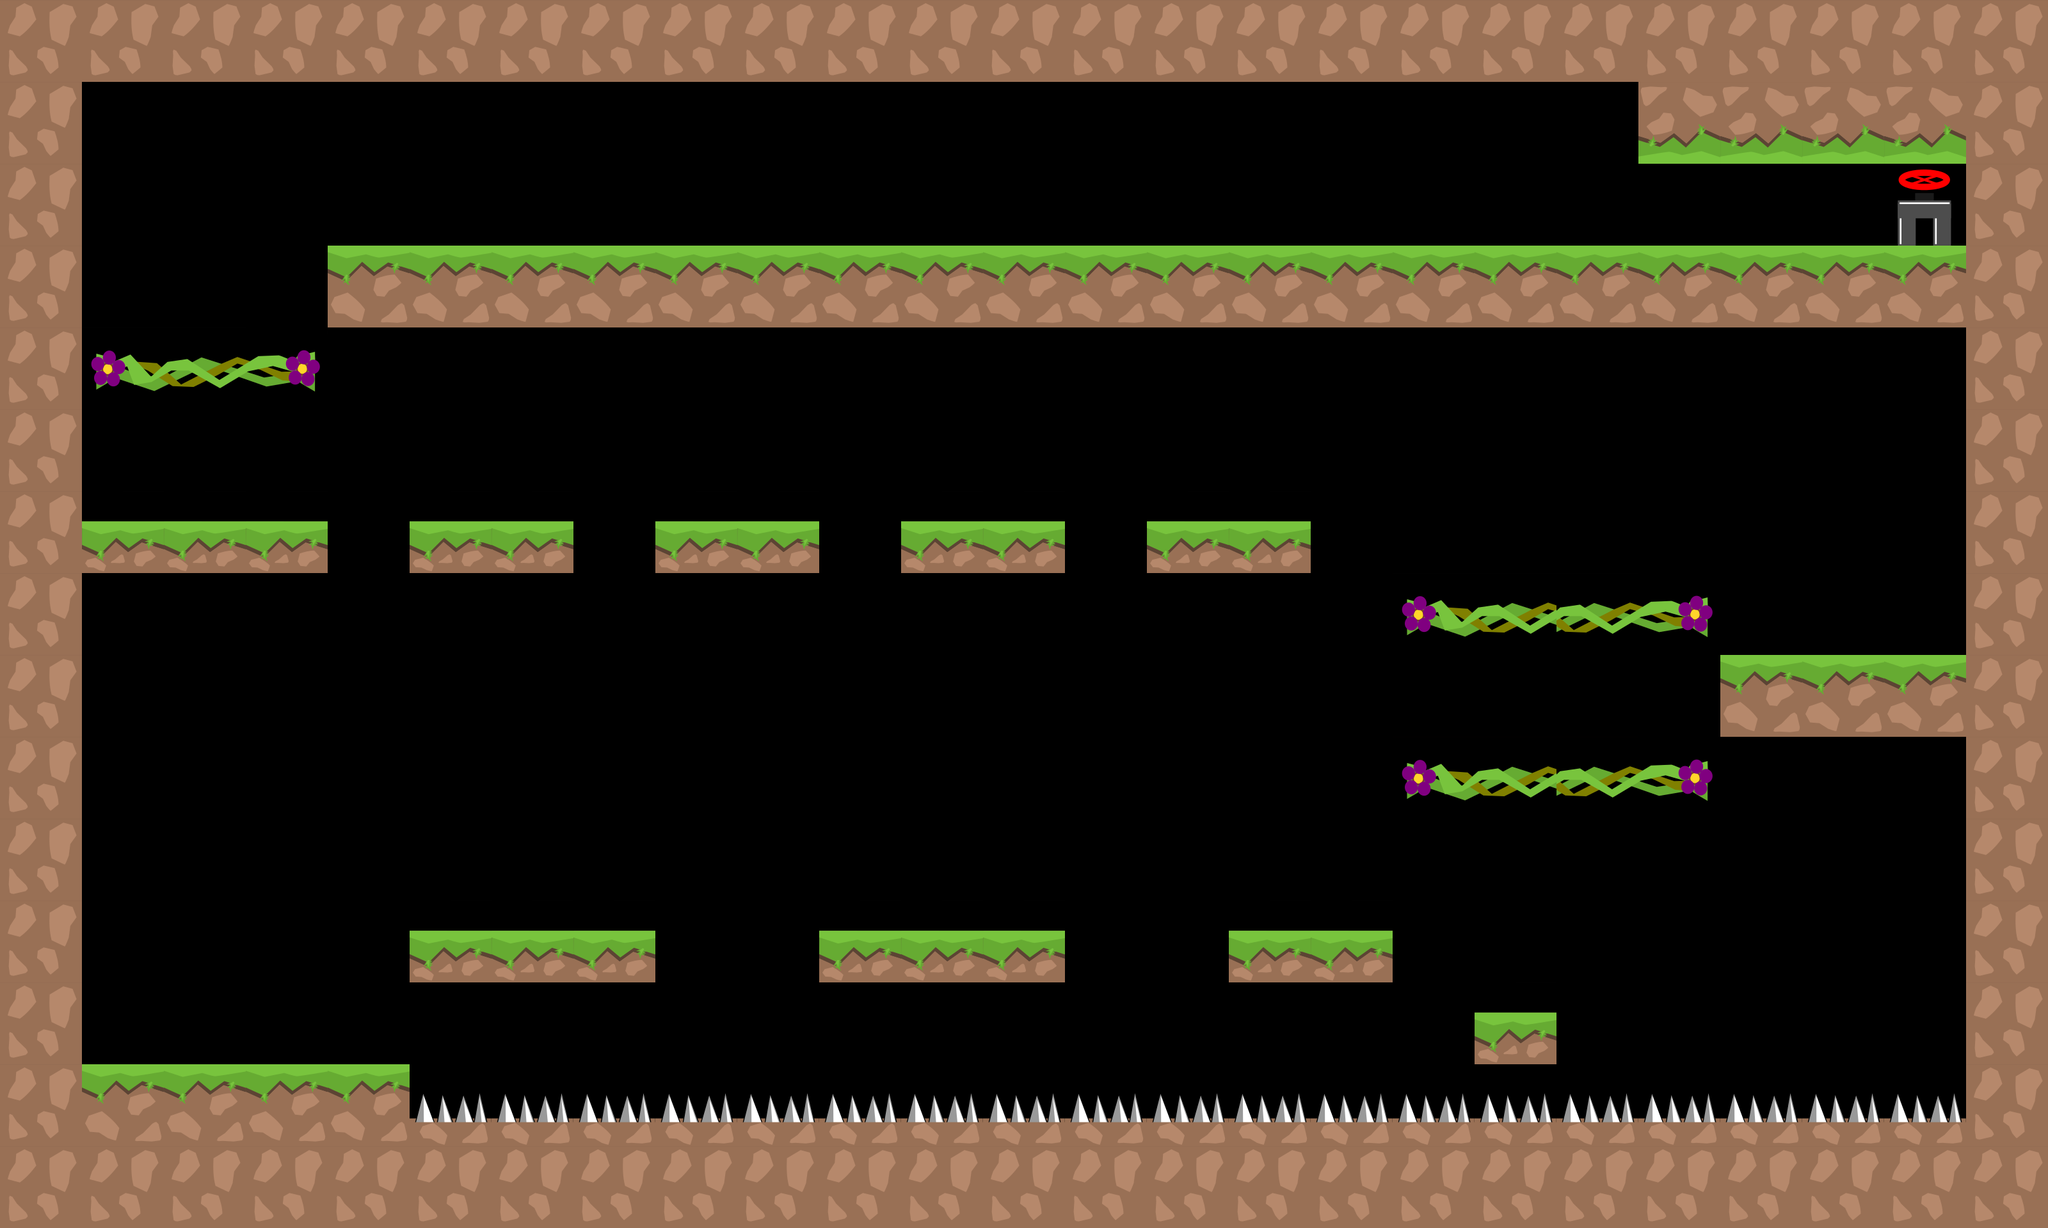

The image is a tile-based game level rendered from a .tmx file. Its description and source (layers, tilesets, objects; grid data summarised) follow:
An orthogonal 25x15 tile map with 128x128 px tiles, 2 tile layers (graphics, oil), 2 tilesets and 33 objects.

<map version="1.0" tiledversion="1.1.1" orientation="orthogonal" renderorder="right-down" width="25" height="15" tilewidth="128" tileheight="128" infinite="0" nextobjectid="231">
 <tileset firstgid="1" source="tiles_128x128.tsx" />
 <tileset firstgid="37" source="tiles_oil_128x128.tsx" />
 <layer name="graphics" width="25" height="15">
  <data>[375 cells, 158 non-empty, 9 distinct tile ids]</data>
 </layer>
 <layer name="oil" width="25" height="15">
  <data>[375 cells, 0 non-empty, 0 distinct tile ids]</data>
 </layer>
 <objectgroup name="blocks">
  <object id="2" x="3072" y="4" width="112" height="1696" />
  <object id="3" x="64" y="52" width="64" height="1684" />
  <object id="4" x="8" y="4" width="3172" height="120" />
  <object id="127" x="8" y="1792" width="3196" height="120.002" />
  <object id="171" x="512" y="384" width="2560" height="128" />
  <object id="208" x="2688" y="1024" width="384" height="128" />
  <object id="215" x="2560" y="128" width="512" height="128" />
  <object id="217" x="129.333" y="814.667" width="382.667" height="81.3333" />
  <object id="218" x="639.667" y="814.667" width="256.333" height="81.6667" />
  <object id="219" x="1023.67" y="814.667" width="256.667" height="81" />
  <object id="220" x="1408" y="815" width="255" height="81" />
  <object id="221" x="1791.75" y="815.25" width="256" height="81" />
  <object id="222" x="2304.67" y="1583.33" width="127.333" height="80" />
  <object id="223" x="1920" y="1455.33" width="256" height="80.6667" />
  <object id="224" x="1280" y="1455" width="383.5" height="81.5" />
  <object id="225" x="640" y="1454" width="384" height="82.6667" />
  <object id="226" x="128.667" y="1664" width="512" height="128" />
 </objectgroup>
 <objectgroup name="switch">
  <object id="160" x="2304" y="1454.97" width="128" height="128" />
 </objectgroup>
 <objectgroup name="levelEndBlock">
  <object id="146" x="2688" y="256" width="128" height="128" />
 </objectgroup>
 <objectgroup name="slope" />
 <objectgroup name="passBlock">
  <object id="189" x="2215.86" y="1198.91" width="432.97" height="46" />
  <object id="213" x="2216.53" y="941.693" width="434.303" height="46" />
  <object id="214" x="138.471" y="552.845" width="351.879" height="46" />
 </objectgroup>
 <objectgroup name="flowers">
  <object id="74" x="284.243" y="475.883" width="69.697" height="69.697">
   <ellipse />
  </object>
  <object id="114" x="796.491" y="1327.76" width="69.697" height="69.697">
   <ellipse />
  </object>
  <object id="143" x="1302.55" y="617.153" width="69.697" height="69.697">
   <ellipse />
  </object>
  <object id="209" x="1240.37" y="274.549" width="69.697" height="69.697">
   <ellipse />
  </object>
  <object id="210" x="1876.73" y="268.488" width="69.697" height="69.697">
   <ellipse />
  </object>
  <object id="211" x="2385.82" y="271.518" width="69.697" height="69.697">
   <ellipse />
  </object>
  <object id="212" x="1490.67" y="1305.58" width="69.697" height="69.697">
   <ellipse />
  </object>
  <object id="229" x="1694.55" y="613.153" width="69.697" height="69.697">
   <ellipse />
  </object>
  <object id="230" x="2834.55" y="741.153" width="69.697" height="69.697">
   <ellipse />
  </object>
 </objectgroup>
 <objectgroup name="end">
  <object id="44" x="2957.31" y="276.123" width="93" height="95">
   <ellipse />
  </object>
 </objectgroup>
 <objectgroup name="pushBlocks" />
 <objectgroup name="damage">
  <object id="227" x="657.576" y="1703.03" width="2387.88" height="24.2424" />
 </objectgroup>
 <objectgroup name="warp_a" />
 <objectgroup name="warp_b" />
</map>
